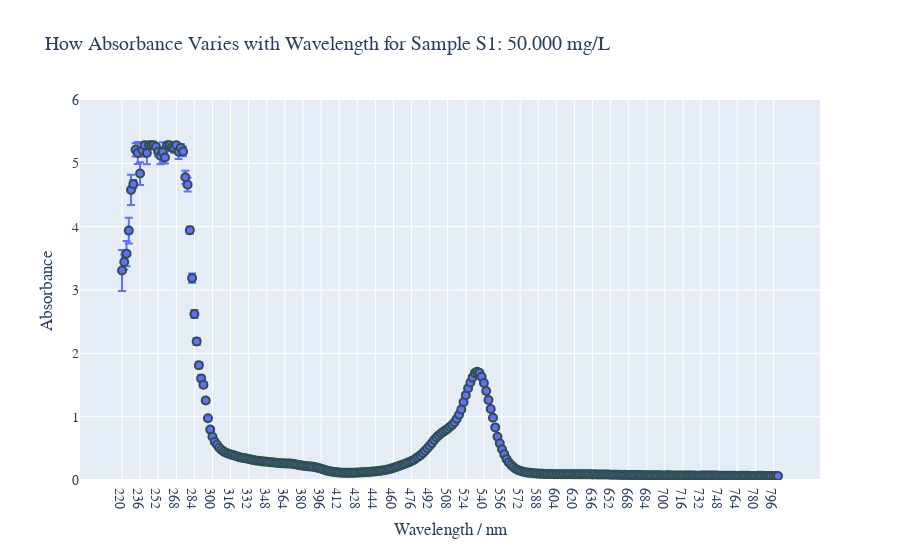
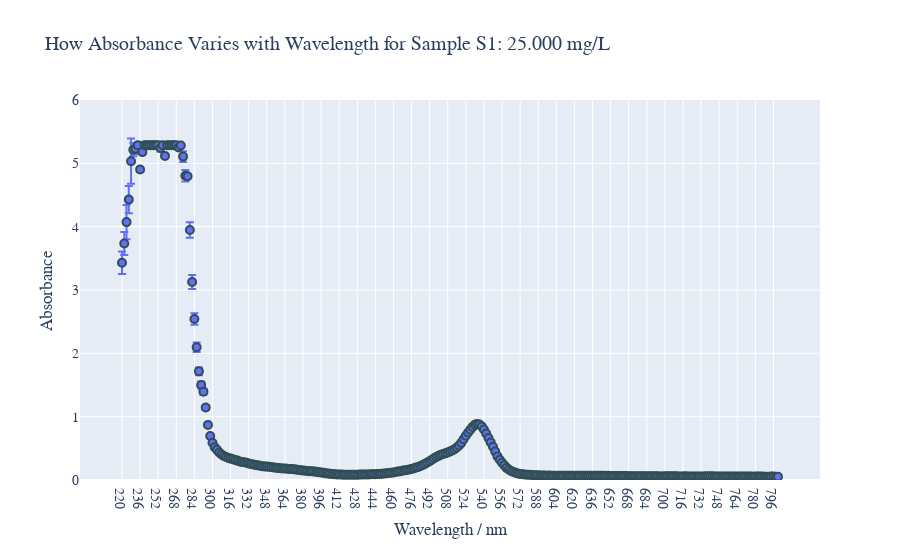
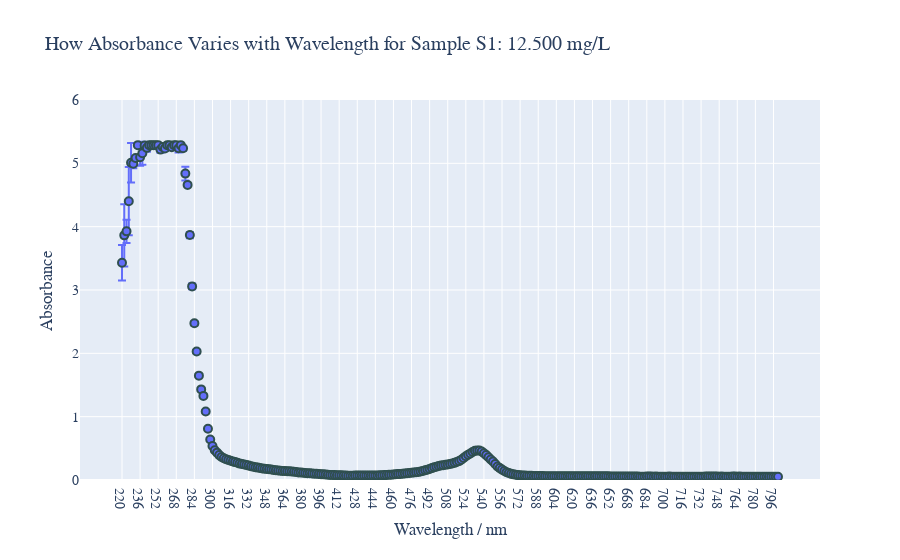
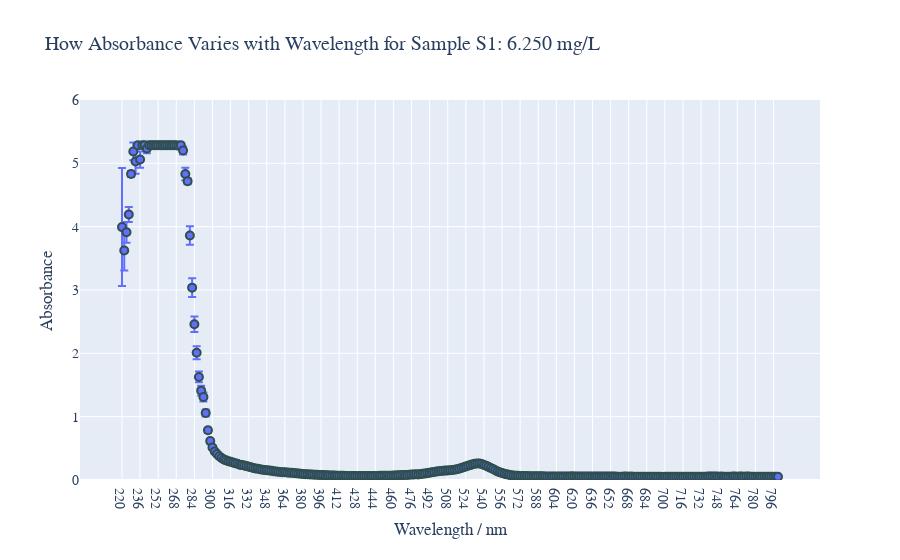

The code cell stored with these charts, in order, in its notebook:
### Code cell
# Plots for S1
dilutions = sorted(dilutions)
for dilution in dilutions:
    plot_graph("S1", dilution, dilution)

### Figure 1 — Plotly figure (JSON) as saved in the notebook; plotly's stock layout.template omitted (floating-point values rounded to 4 significant figures; data arrays with more than 128 entries replaced by an {"elided": "..."} marker saying what was removed)
{"data": [{"error_y": {"array": {"elided": "291 float values"}}, "hovertemplate": "Wavelength / nm=%{x}<br>Absorbance=%{y}<extra></extra>", "legendgroup": "", "marker": {"color": "#636efa", "line": {"color": "DarkSlateGrey", "width": 2}, "size": 8, "symbol": "circle"}, "mode": "markers", "name": "", "orientation": "v", "showlegend": false, "type": "scatter", "x": {"elided": "291 str values"}, "xaxis": "x", "y": {"elided": "291 float values"}, "yaxis": "y"}], "layout": {"font": {"family": "Calibri", "size": 14}, "legend": {"tracegroupgap": 0}, "title": {"text": "How Absorbance Varies with Wavelength for Sample S1: 50.000 mg/L"}, "xaxis": {"anchor": "y", "domain": [0, 1], "title": {"text": "Wavelength / nm"}}, "yaxis": {"anchor": "x", "domain": [0, 1], "range": [0, 6], "title": {"text": "Absorbance"}}}}

### Figure 2 — Plotly figure (JSON) as saved in the notebook; plotly's stock layout.template omitted (floating-point values rounded to 4 significant figures; data arrays with more than 128 entries replaced by an {"elided": "..."} marker saying what was removed)
{"data": [{"error_y": {"array": {"elided": "291 float values"}}, "hovertemplate": "Wavelength / nm=%{x}<br>Absorbance=%{y}<extra></extra>", "legendgroup": "", "marker": {"color": "#636efa", "line": {"color": "DarkSlateGrey", "width": 2}, "size": 8, "symbol": "circle"}, "mode": "markers", "name": "", "orientation": "v", "showlegend": false, "type": "scatter", "x": {"elided": "291 str values"}, "xaxis": "x", "y": {"elided": "291 float values"}, "yaxis": "y"}], "layout": {"font": {"family": "Calibri", "size": 14}, "legend": {"tracegroupgap": 0}, "title": {"text": "How Absorbance Varies with Wavelength for Sample S1: 25.000 mg/L"}, "xaxis": {"anchor": "y", "domain": [0, 1], "title": {"text": "Wavelength / nm"}}, "yaxis": {"anchor": "x", "domain": [0, 1], "range": [0, 6], "title": {"text": "Absorbance"}}}}

### Figure 3 — Plotly figure (JSON) as saved in the notebook; plotly's stock layout.template omitted (floating-point values rounded to 4 significant figures; data arrays with more than 128 entries replaced by an {"elided": "..."} marker saying what was removed)
{"data": [{"error_y": {"array": {"elided": "291 float values"}}, "hovertemplate": "Wavelength / nm=%{x}<br>Absorbance=%{y}<extra></extra>", "legendgroup": "", "marker": {"color": "#636efa", "line": {"color": "DarkSlateGrey", "width": 2}, "size": 8, "symbol": "circle"}, "mode": "markers", "name": "", "orientation": "v", "showlegend": false, "type": "scatter", "x": {"elided": "291 str values"}, "xaxis": "x", "y": {"elided": "291 float values"}, "yaxis": "y"}], "layout": {"font": {"family": "Calibri", "size": 14}, "legend": {"tracegroupgap": 0}, "title": {"text": "How Absorbance Varies with Wavelength for Sample S1: 12.500 mg/L"}, "xaxis": {"anchor": "y", "domain": [0, 1], "title": {"text": "Wavelength / nm"}}, "yaxis": {"anchor": "x", "domain": [0, 1], "range": [0, 6], "title": {"text": "Absorbance"}}}}

### Figure 4 — Plotly figure (JSON) as saved in the notebook; plotly's stock layout.template omitted (floating-point values rounded to 4 significant figures; data arrays with more than 128 entries replaced by an {"elided": "..."} marker saying what was removed)
{"data": [{"error_y": {"array": {"elided": "291 float values"}}, "hovertemplate": "Wavelength / nm=%{x}<br>Absorbance=%{y}<extra></extra>", "legendgroup": "", "marker": {"color": "#636efa", "line": {"color": "DarkSlateGrey", "width": 2}, "size": 8, "symbol": "circle"}, "mode": "markers", "name": "", "orientation": "v", "showlegend": false, "type": "scatter", "x": {"elided": "291 str values"}, "xaxis": "x", "y": {"elided": "291 float values"}, "yaxis": "y"}], "layout": {"font": {"family": "Calibri", "size": 14}, "legend": {"tracegroupgap": 0}, "title": {"text": "How Absorbance Varies with Wavelength for Sample S1: 6.250 mg/L"}, "xaxis": {"anchor": "y", "domain": [0, 1], "title": {"text": "Wavelength / nm"}}, "yaxis": {"anchor": "x", "domain": [0, 1], "range": [0, 6], "title": {"text": "Absorbance"}}}}
